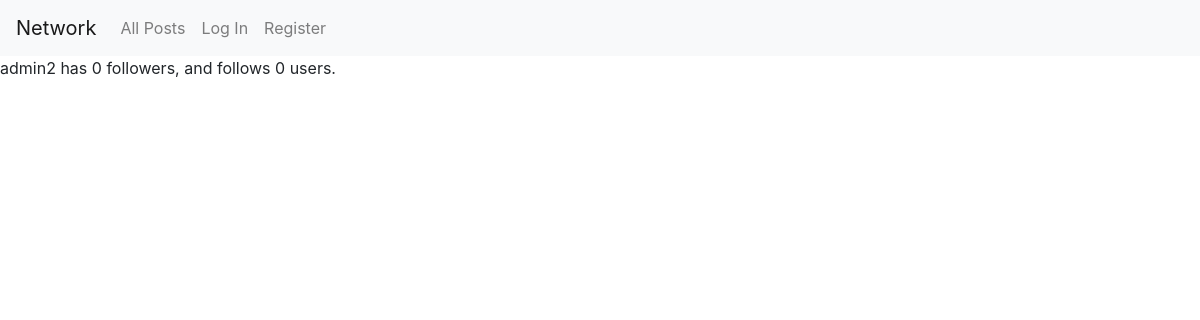
Page /admin2 on the earlier database version.
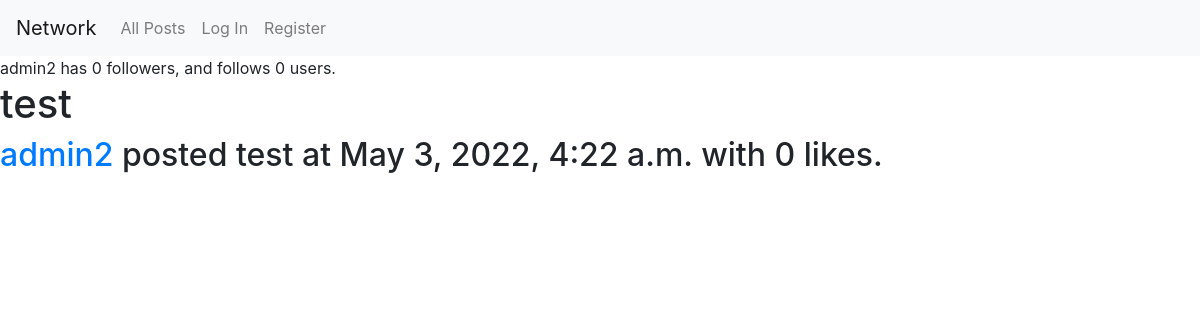
Same page on the later database version.
### network/models.py (models this page shows, shortened)
class Post(models.Model):
    title = models.CharField(max_length=64)
    body = models.CharField(max_length=64)
    user = models.ForeignKey(User, on_delete=models.CASCADE, related_name="userPoster")
    timestamp = models.DateTimeField(auto_now_add=True)
    def amountOfLikes(self):
        return Like.objects.filter(post = self).count()

class User(AbstractUser):
    def amountOfFollowers(self):
        return Follow.objects.filter(followee = self).count()
    def amountOfFollowees(self):
        return Follow.objects.filter(follower = self).count()

### network/views.py (the view)
# urls.py: path("<str:user>", views.profile, name="profile"),
def profile(request, user):
    userProfile = User.objects.get(username=user)
    print(request.user)
    userIsFollower = False
    if request.user.is_authenticated:
        currentUser = User.objects.get(username=request.user)
        if Follow.objects.filter(followee=userProfile, follower=currentUser.id).exists():
            userIsFollower = True
    else:
        currentUser = request.user
    posts = Post.objects.filter(user=userProfile).order_by('-timestamp')
    followers = Follow.objects.filter(followee=userProfile).values("follower_id")
    return render (request, "network/profile.html", {
        "userProfile": userProfile,
        "posts": posts,
        "followers": followers,
        "currentUser": currentUser,
        "userIsFollower": userIsFollower
    })

### network/templates/network/profile.html (shortened to what this page needs)
{% extends "network/layout.html" %}
{% block body %}
    {{ userProfile }} has {{ userProfile.amountOfFollowers }} followers, and follows {{ userProfile.amountOfFollowees }} users.
    <br>
    {% for post in posts %}
        <h1>{{ post.title }}</h1>
        <h2><a href="{% url 'profile' post.user%}">{{ post.user}}</a> posted {{ post.body }} at {{ post.timestamp }} with
            {% if post.amountOfLikes == 1 %}
                1 like.
            {% else %}
                {{ post.amountOfLikes }} likes.
            {% endif %}
            </h2>
    {% endfor %}
{% endblock %}

Differences in the rows shown:
added Post: title "test", user "admin2", body "test", timestamp "May 3, 2022, 4:22 a.m.", amountOfLikes "0"
